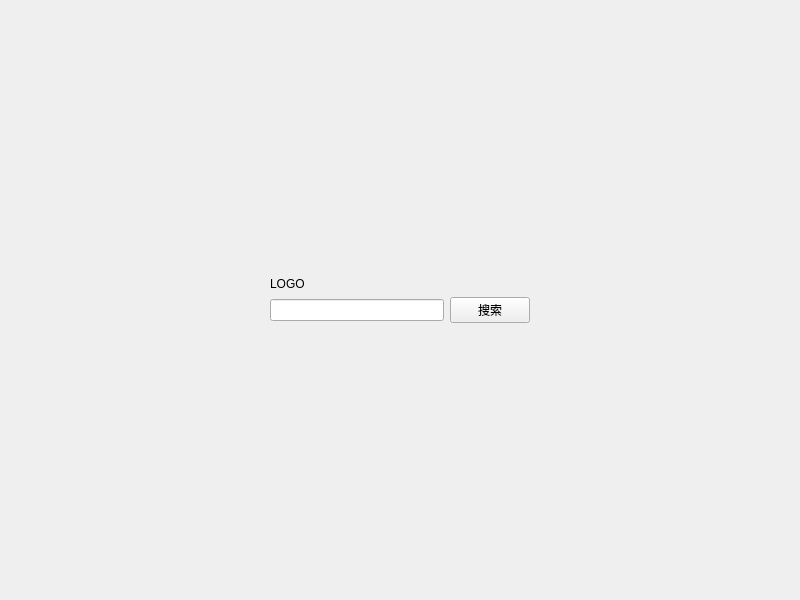
<?xml version="1.0" encoding="UTF-8"?>
<ui version="4.0">
 <class>MainWindow</class>
 <widget class="QWidget" name="MainWindow">
  <property name="geometry">
   <rect>
    <x>0</x>
    <y>0</y>
    <width>800</width>
    <height>600</height>
   </rect>
  </property>
  <property name="windowTitle">
   <string>海军视频搜索神器</string>
  </property>
  <layout class="QVBoxLayout" name="verticalLayout_3">
   <item>
    <layout class="QVBoxLayout" name="verticalLayout_2">
     <item>
      <spacer name="verticalSpacer">
       <property name="orientation">
        <enum>Qt::Vertical</enum>
       </property>
       <property name="sizeHint" stdset="0">
        <size>
         <width>20</width>
         <height>40</height>
        </size>
       </property>
      </spacer>
     </item>
     <item>
      <layout class="QHBoxLayout" name="horizontalLayout_2">
       <item>
        <spacer name="horizontalSpacer">
         <property name="orientation">
          <enum>Qt::Horizontal</enum>
         </property>
         <property name="sizeHint" stdset="0">
          <size>
           <width>40</width>
           <height>20</height>
          </size>
         </property>
        </spacer>
       </item>
       <item>
        <layout class="QVBoxLayout" name="verticalLayout">
         <item>
          <widget class="QLabel" name="LOGO">
           <property name="text">
            <string>LOGO</string>
           </property>
          </widget>
         </item>
         <item>
          <layout class="QHBoxLayout" name="horizontalLayout">
           <item>
            <widget class="QLineEdit" name="KeyWord"/>
           </item>
           <item>
            <widget class="QPushButton" name="SearchBtn">
             <property name="text">
              <string>搜索</string>
             </property>
            </widget>
           </item>
          </layout>
         </item>
        </layout>
       </item>
       <item>
        <spacer name="horizontalSpacer_2">
         <property name="orientation">
          <enum>Qt::Horizontal</enum>
         </property>
         <property name="sizeHint" stdset="0">
          <size>
           <width>40</width>
           <height>20</height>
          </size>
         </property>
        </spacer>
       </item>
      </layout>
     </item>
     <item>
      <spacer name="verticalSpacer_2">
       <property name="orientation">
        <enum>Qt::Vertical</enum>
       </property>
       <property name="sizeHint" stdset="0">
        <size>
         <width>20</width>
         <height>40</height>
        </size>
       </property>
      </spacer>
     </item>
    </layout>
   </item>
  </layout>
 </widget>
 <resources/>
 <connections/>
</ui>
